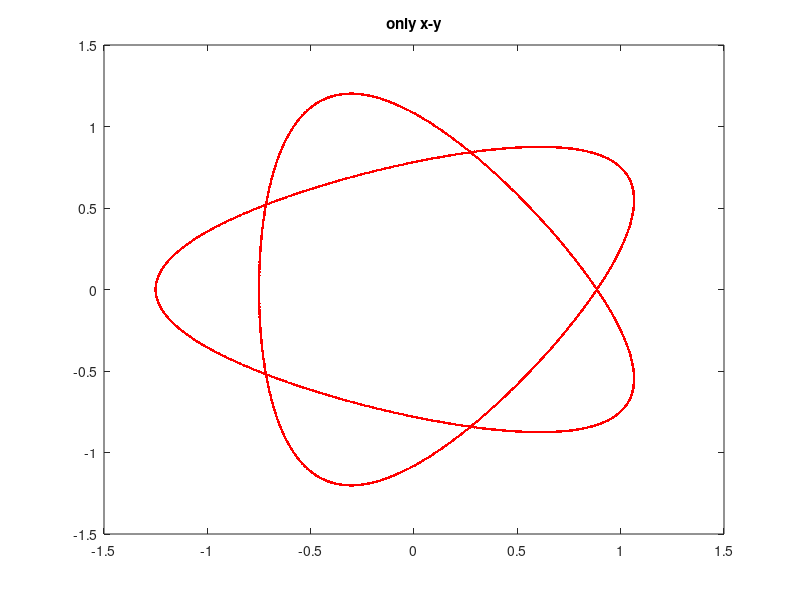
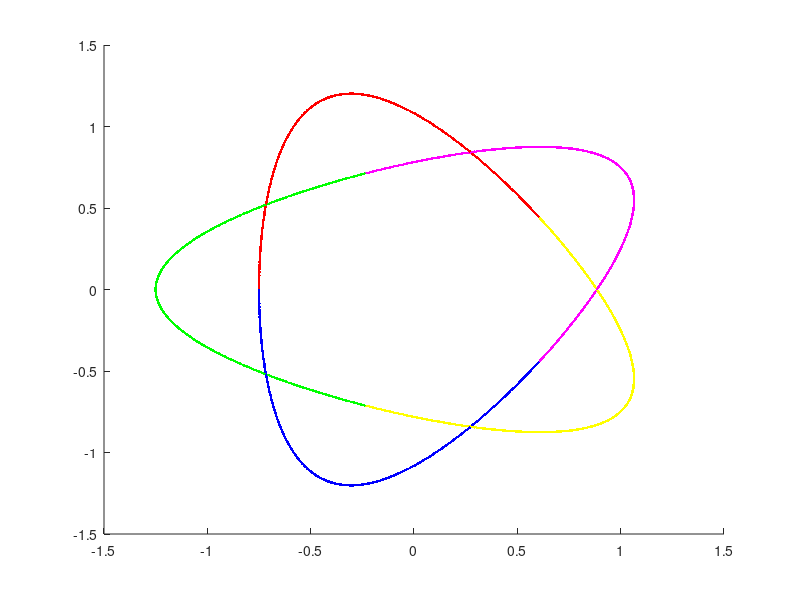
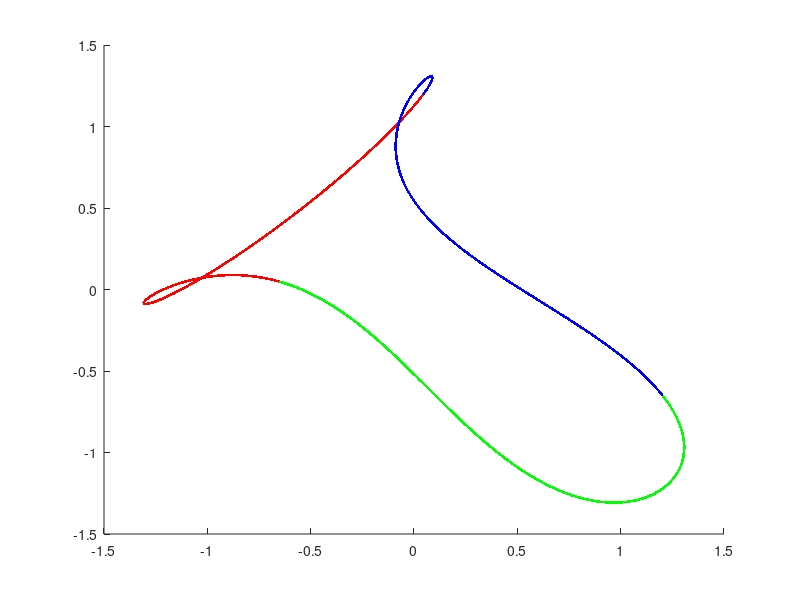

Write MATLAB code to recreate these figures, in order.
clear all;
close all;
clc;
%% pineapple

Fold=5;
N=6000;
t=2*pi*[0:N-1]'/N;

k=1;

e=exp(1i*Fold*t)-1i/4*exp(1i*-2*Fold*t);
e=e.*exp(1i*k*t);
x=real(e);
y=imag(e);
figure;plot(x,y,'r.');title('only x-y')
z=sin(Fold*t)*2+3;
figure;
hold on
plot3(x(1:N/Fold),y(1:N/Fold),z(1:N/Fold),'r.')
plot3(x(1*N/Fold+1:2*N/Fold),y(1*N/Fold+1:2*N/Fold),z(1*N/Fold+1:2*N/Fold),'g.')
plot3(x(2*N/Fold+1:3*N/Fold),y(2*N/Fold+1:3*N/Fold),z(2*N/Fold+1:3*N/Fold),'b.')
plot3(x(3*N/Fold+1:4*N/Fold),y(3*N/Fold+1:4*N/Fold),z(3*N/Fold+1:4*N/Fold),'y.')
plot3(x(4*N/Fold+1:5*N/Fold),y(4*N/Fold+1:5*N/Fold),z(4*N/Fold+1:5*N/Fold),'m.')
hold off

%% non-z symmetry
N1=1;
N2=3;
N3=2;
c1=1;
c2=0.2;
c3=-0.4;
x=cos(N1*t)*c1+cos(N2*t)*c2+sin(N3*t)*c3;
y=cos(N1*t-2*pi/3*N1)*c1+cos(N2*t-2*pi/3*N2)*c2+sin(N3*t-2*pi/3*N3)*c3;
z=-cos(N1*t+2*pi/3*N1)*c1-cos(N2*t+2*pi/3*N2)*c2-sin(N3*t+2*pi/3*N3)*c3;
figure;
hold on;
plot3(x(1:2000),y(1:2000),z(1:2000),'b.');
plot3(x(2001:4000),y(2001:4000),z(2001:4000),'r.');
plot3(x(4001:6000),y(4001:6000),z(4001:6000),'g.');
hold off;